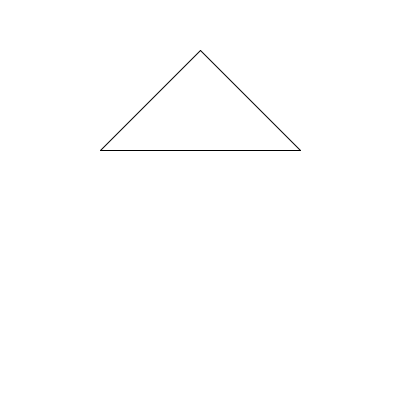
Frame 1 (no input)
Frame 60 (the mouse pressed at the canvas centre just before this capture): identical to frame 1, image omitted
Frame 120 (the mouse held since frame 60 and released just before this capture): identical to frame 1, image omitted

The Processing sketch that drew this single still picture (run headless with seeded random() and noise(); from frame 60 on, the mouse is pressed at the canvas centre):

// Processing sketch: Opdracht_9_8
// ── Opdracht_9_8.pde
void setup() {
  size(400, 400);
  background(255); 
  tekenDriehoek(100, 150, 200, 50, 300, 150);
}

void draw() {

}

void tekenDriehoek(int x1, int y1, int x2, int y2, int x3, int y3) {


  line (x1,y1,x2,y2);
  line (x2,y2,x3,y3);
  
  line (x3,y3,x1,y1);

}
